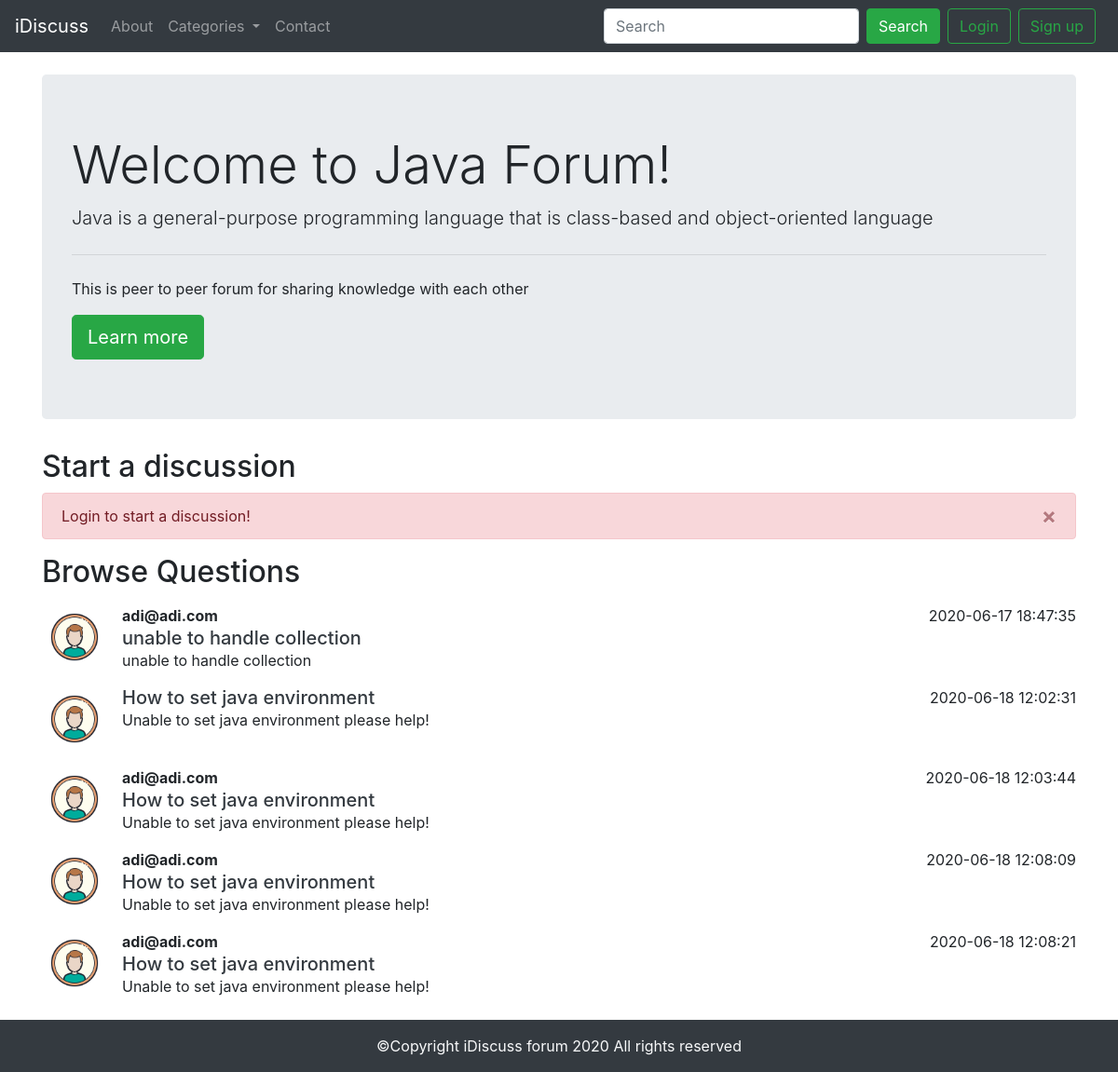
The app's page /threadlist.php?catid=3 with its own data.
### tables this page shows
CREATE TABLE `categories` (
  `category_id` int(8) NOT NULL,
  `category_name` varchar(255) NOT NULL,
  `category_description` varchar(255) NOT NULL,
  `created` datetime NOT NULL DEFAULT current_timestamp()
);

CREATE TABLE `threads` (
  `thread_id` int(7) NOT NULL,
  `thread_title` varchar(255) NOT NULL,
  `thread_desc` text NOT NULL,
  `thread_cat_id` int(7) NOT NULL,
  `thread_user_id` int(7) NOT NULL,
  `timestamp` datetime NOT NULL DEFAULT current_timestamp()
);

CREATE TABLE `users` (
  `sno` int(8) NOT NULL,
  `email` varchar(35) NOT NULL,
  `password` varchar(255) NOT NULL,
  `timestamp` datetime NOT NULL DEFAULT current_timestamp()
);

### threadlist.php (the view, shortened to what this page needs)
<!doctype html>
<html lang="en">
<head>
    <link rel="stylesheet" href="https://stackpath.bootstrapcdn.com/bootstrap/4.5.0/css/bootstrap.min.css"
>
</head>
<body>
    <?php include 'include/header.php';?>
    <?php include 'include/dbconnect.php';?>
    <?php
            $id=$_GET['catid'];
            $sql = "SELECT * FROM `categories` WHERE category_id=$id";
            $result = mysqli_query($conn,$sql);
            while($row = mysqli_fetch_assoc($result)){
                $cat = $row['category_name'];
                $info = $row['category_description'];
            }
    ?>
    <div class="container my-4">
        <div class="jumbotron">
            <h1 class="display-4">Welcome to <?php echo $cat ?> Forum!</h1>
            <p class="lead"><?php echo $info; ?></p>
            <hr class="my-4">
            <p>This is peer to peer forum for sharing knowledge with each other</p>
            <a class="btn btn-success btn-lg" href="#" role="button">Learn more</a>
        </div>
    </div>
    <?php
     if(isset($_SESSION['login']) && $_SESSION['login']){
        echo '<div class="container">
                <h2>Start a discussion</h2>
                <form action="'.$_SERVER['REQUEST_URI'].'" method="post">
            <div class="form-group">
                <label for="title">Problem title</label>
                <input type="text" class="form-control" id="title" name="title">
                <small id="emailHelp" class="form-text text-muted">Keep problem title as short as possible.</small>
            </div>
            <input type="hidden" name="sno" value="'.$_SESSION["sno"].'">
            <div class="form-group">
                <label for="exampleFormControlTextarea1">Problem description</label>
                <textarea class="form-control" id="desc" name="desc" rows="3"></textarea>
            </div>
            <button type="submit" class="btn btn-success">Submit</button>
            </form>
            </div>';
    }
    else{
        echo '<div class="container">
        <h2>Start a discussion</h2>
        <div class="alert alert-danger alert-dismissible fade show" role="alert">
  Login to start a discussion!
  <button type="button" class="close" data-dismiss="alert" aria-label="Close">
    <span aria-hidden="true">&times;</span>
  </button>
</div>
    </div>';
    }
    ?>
    <div class="container mb-4" id="que">
        <h2>Browse Questions</h2>
        <?php
            $id=$_GET['catid'];
            $sql = "SELECT * FROM `threads` WHERE thread_cat_id=$id";
            $result = mysqli_query($conn,$sql);
            while($row = mysqli_fetch_assoc($result)){
                $id = $row['thread_id'];
                $title = $row['thread_title'];
                $desc = $row['thread_desc'];
                $time= $row['timestamp'];
                $thread_user_id=$row['thread_user_id'];
                $sql1= "SELECT email FROM `users` WHERE sno=$thread_user_id";
                $result1 = mysqli_query($conn,$sql1);
                $row1 = mysqli_fetch_assoc($result1);
                echo '
                <div class="media my-3">
                    <img src="img/avtar.png" width="70px" class="mr-3" alt="...">
                    <div class="media-body ">
                    <p class="font-weight-bold my-0">'.$row1["email"].'</p>
                        <h5 class="mt-0 my-0"><a class="text-dark" href="thread.php?threadid='.$id.'&posted_by='.$thread_user_id.'">'.$title.'</a></h5>
                        '.$desc.'
                    </div>
                    '.$time.'
                </div>';
            }
    ?>
    </div>
    <?php include 'include/footer.php';?>
</body>
</html>

### include/header.php (shortened to what this page needs)
<?php
echo'
<nav class="navbar navbar-expand-lg navbar-dark bg-dark">
  <a class="navbar-brand" href="index.php">iDiscuss</a>
  <button class="navbar-toggler" type="button" data-toggle="collapse" data-target="#navbarSupportedContent" aria-controls="navbarSupportedContent" aria-expanded="false" aria-label="Toggle navigation">
    <span class="navbar-toggler-icon"></span>
  </button>
  <div class="collapse navbar-collapse" id="navbarSupportedContent">
    <ul class="navbar-nav mr-auto">
      <li class="nav-item">
        <a class="nav-link" href="about.php">About</a>
      </li>
      <li class="nav-item dropdown">
        <a class="nav-link dropdown-toggle" href="#" id="navbarDropdown" role="button" data-toggle="dropdown" aria-haspopup="true" aria-expanded="false">
          Categories
        </a>
        <div class="dropdown-menu" aria-labelledby="navbarDropdown">';
        echo '
         </div>
        </li>
        <li class="nav-item">
         <a class="nav-link" href="contact.php">Contact</a>
        </li>
    </ul>
  <div class="row mx-2">';
    if(isset($_SESSION['login']) && $_SESSION['login']==true){
    echo '<form class="form-inline my-2 my-lg-0">
      <input class="form-control mr-sm-2" type="search" placeholder="Search" aria-label="Search">
      <button class="btn btn-success my-2 my-sm-0" type="submit">Search</button>
      <p class="text-light mx-2 my-0">Welcome '.$_SESSION['useremail'].'</p>
      <a href="include/logout.php" class="btn btn-outline-success ml-2" >Logout</a>
    </form>';
    }
    else
    {
      echo '<form class="form-inline my-2 my-lg-0">
      <input class="form-control mr-sm-2" type="search" placeholder="Search" aria-label="Search">
      <button class="btn btn-success my-2 my-sm-0" type="submit">Search</button>
      </form>
      <button class="btn btn-outline-success ml-2" data-toggle="modal" data-target="#loginModal">Login</button>
      <button class="btn btn-outline-success ml-2" data-toggle="modal" data-target="#signupModal">Sign up</button>';
    }
    echo '</div>
  </div>
</nav>
';
?>

### include/footer.php
<div class="container-fluid bg-dark text-light">
<p class="text-center mb-0 py-3">
©Copyright iDiscuss forum 2020 All rights reserved
</p>
</div>

### threadlist.php (style rules this page uses)
#que { min-height: 340px; }

### records on screen
categories: category_name "Java", category_description "Java is a general-purpose programming language that is class-based and object-oriented language"
threads: users.email "adi@adi.com", thread_title "unable to handle collection", thread_desc "unable to handle collection", timestamp "2020-06-17 18:47:35"
threads: thread_title "How to set java environment", thread_desc "Unable to set java environment please help!", timestamp "2020-06-18 12:02:31"
threads: users.email "adi@adi.com", thread_title "How to set java environment", thread_desc "Unable to set java environment please help!", timestamp "2020-06-18 12:03:44"
threads: users.email "adi@adi.com", thread_title "How to set java environment", thread_desc "Unable to set java environment please help!", timestamp "2020-06-18 12:08:09"
threads: users.email "adi@adi.com", thread_title "How to set java environment", thread_desc "Unable to set java environment please help!", timestamp "2020-06-18 12:08:21"
